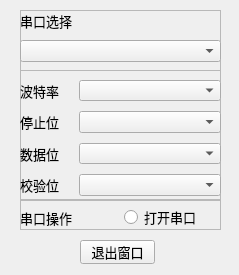
<?xml version="1.0" encoding="UTF-8"?>
<ui version="4.0">
 <class>Form</class>
 <widget class="QWidget" name="Form">
  <property name="geometry">
   <rect>
    <x>0</x>
    <y>0</y>
    <width>239</width>
    <height>275</height>
   </rect>
  </property>
  <property name="windowTitle">
   <string>串口连接</string>
  </property>
  <widget class="QFrame" name="frame">
   <property name="geometry">
    <rect>
     <x>20</x>
     <y>10</y>
     <width>201</width>
     <height>61</height>
    </rect>
   </property>
   <property name="frameShape">
    <enum>QFrame::StyledPanel</enum>
   </property>
   <property name="frameShadow">
    <enum>QFrame::Raised</enum>
   </property>
   <widget class="QLabel" name="label">
    <property name="geometry">
     <rect>
      <x>0</x>
      <y>0</y>
      <width>61</width>
      <height>21</height>
     </rect>
    </property>
    <property name="font">
     <font>
      <family>微软雅黑</family>
      <pointsize>10</pointsize>
     </font>
    </property>
    <property name="text">
     <string>串口选择</string>
    </property>
    <property name="alignment">
     <set>Qt::AlignLeading|Qt::AlignLeft|Qt::AlignVCenter</set>
    </property>
   </widget>
   <widget class="QComboBox" name="comboBox">
    <property name="geometry">
     <rect>
      <x>0</x>
      <y>30</y>
      <width>201</width>
      <height>22</height>
     </rect>
    </property>
   </widget>
  </widget>
  <widget class="QFrame" name="frame_2">
   <property name="geometry">
    <rect>
     <x>20</x>
     <y>70</y>
     <width>201</width>
     <height>131</height>
    </rect>
   </property>
   <property name="frameShape">
    <enum>QFrame::StyledPanel</enum>
   </property>
   <property name="frameShadow">
    <enum>QFrame::Raised</enum>
   </property>
   <widget class="QWidget" name="">
    <property name="geometry">
     <rect>
      <x>0</x>
      <y>10</y>
      <width>201</width>
      <height>116</height>
     </rect>
    </property>
    <layout class="QFormLayout" name="formLayout">
     <property name="horizontalSpacing">
      <number>20</number>
     </property>
     <property name="verticalSpacing">
      <number>10</number>
     </property>
     <item row="0" column="0">
      <widget class="QLabel" name="label_2">
       <property name="font">
        <font>
         <family>微软雅黑</family>
         <pointsize>10</pointsize>
        </font>
       </property>
       <property name="text">
        <string>波特率</string>
       </property>
       <property name="alignment">
        <set>Qt::AlignLeading|Qt::AlignLeft|Qt::AlignVCenter</set>
       </property>
      </widget>
     </item>
     <item row="0" column="1">
      <widget class="QComboBox" name="comboBox_2"/>
     </item>
     <item row="1" column="0">
      <widget class="QLabel" name="label_3">
       <property name="font">
        <font>
         <family>微软雅黑</family>
         <pointsize>10</pointsize>
        </font>
       </property>
       <property name="text">
        <string>停止位</string>
       </property>
       <property name="alignment">
        <set>Qt::AlignLeading|Qt::AlignLeft|Qt::AlignVCenter</set>
       </property>
      </widget>
     </item>
     <item row="1" column="1">
      <widget class="QComboBox" name="comboBox_3"/>
     </item>
     <item row="2" column="0">
      <widget class="QLabel" name="label_4">
       <property name="font">
        <font>
         <family>微软雅黑</family>
         <pointsize>10</pointsize>
        </font>
       </property>
       <property name="text">
        <string>数据位</string>
       </property>
       <property name="alignment">
        <set>Qt::AlignLeading|Qt::AlignLeft|Qt::AlignVCenter</set>
       </property>
      </widget>
     </item>
     <item row="2" column="1">
      <widget class="QComboBox" name="comboBox_4"/>
     </item>
     <item row="3" column="0">
      <widget class="QLabel" name="label_5">
       <property name="font">
        <font>
         <family>微软雅黑</family>
         <pointsize>10</pointsize>
        </font>
       </property>
       <property name="text">
        <string>校验位</string>
       </property>
       <property name="alignment">
        <set>Qt::AlignLeading|Qt::AlignLeft|Qt::AlignVCenter</set>
       </property>
      </widget>
     </item>
     <item row="3" column="1">
      <widget class="QComboBox" name="comboBox_5"/>
     </item>
    </layout>
   </widget>
  </widget>
  <widget class="QFrame" name="frame_3">
   <property name="geometry">
    <rect>
     <x>20</x>
     <y>199</y>
     <width>201</width>
     <height>31</height>
    </rect>
   </property>
   <property name="frameShape">
    <enum>QFrame::StyledPanel</enum>
   </property>
   <property name="frameShadow">
    <enum>QFrame::Raised</enum>
   </property>
   <widget class="QWidget" name="">
    <property name="geometry">
     <rect>
      <x>0</x>
      <y>3</y>
      <width>201</width>
      <height>31</height>
     </rect>
    </property>
    <layout class="QHBoxLayout" name="horizontalLayout">
     <item>
      <widget class="QLabel" name="label_6">
       <property name="font">
        <font>
         <family>微软雅黑</family>
         <pointsize>10</pointsize>
        </font>
       </property>
       <property name="text">
        <string>串口操作</string>
       </property>
      </widget>
     </item>
     <item>
      <widget class="QRadioButton" name="radioButton">
       <property name="font">
        <font>
         <family>微软雅黑</family>
         <pointsize>10</pointsize>
        </font>
       </property>
       <property name="text">
        <string>打开串口</string>
       </property>
      </widget>
     </item>
    </layout>
   </widget>
  </widget>
  <widget class="QPushButton" name="pushButton">
   <property name="geometry">
    <rect>
     <x>80</x>
     <y>240</y>
     <width>75</width>
     <height>24</height>
    </rect>
   </property>
   <property name="font">
    <font>
     <family>微软雅黑</family>
     <pointsize>10</pointsize>
    </font>
   </property>
   <property name="text">
    <string>退出窗口</string>
   </property>
  </widget>
 </widget>
 <resources/>
 <connections/>
</ui>
